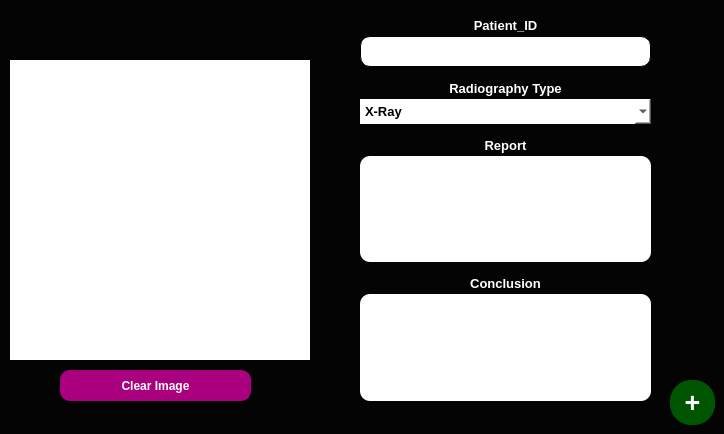
                <widget class="QWidget" name="rad_add_tab">
                 <property name="styleSheet">
                  <string notr="true">background-color:rgb(4, 4, 4);</string>
                 </property>
                 <attribute name="title">
                  <string>Add </string>
                 </attribute>
                 <widget class="QLabel" name="rad_photo_in">
                  <property name="geometry">
                   <rect>
                    <x>10</x>
                    <y>60</y>
                    <width>300</width>
                    <height>300</height>
                   </rect>
                  </property>
                  <property name="styleSheet">
                   <string notr="true">color: rgb(255, 255, 255);
background-color: rgb(255, 255, 255);
border-style:outset;
</string>
                  </property>
                  <property name="text">
                   <string/>
                  </property>
                  <property name="alignment">
                   <set>Qt::AlignCenter</set>
                  </property>
                 </widget>
                 <widget class="QPushButton" name="rad_adding_btn">
                  <property name="geometry">
                   <rect>
                    <x>670</x>
                    <y>380</y>
                    <width>45</width>
                    <height>45</height>
                   </rect>
                  </property>
                  <property name="font">
                   <font>
                    <pointsize>20</pointsize>
                    <weight>75</weight>
                    <bold>true</bold>
                   </font>
                  </property>
                  <property name="styleSheet">
                   <string notr="true">QPushButton{
color: rgb(255, 255, 255);
	background-color: rgb(0, 85, 0);
border-radius:21px;}

QPushButton::pressed{
background-color: rgb(170, 255, 255);
	color: rgb(0, 0, 0);
    border-style:inset;

}</string>
                  </property>
                  <property name="text">
                   <string>+</string>
                  </property>
                 </widget>
                 <widget class="QPushButton" name="rad_clr_image_btn">
                  <property name="geometry">
                   <rect>
                    <x>60</x>
                    <y>370</y>
                    <width>191</width>
                    <height>31</height>
                   </rect>
                  </property>
                  <property name="font">
                   <font>
                    <pointsize>9</pointsize>
                    <weight>75</weight>
                    <bold>true</bold>
                   </font>
                  </property>
                  <property name="styleSheet">
                   <string notr="true">QPushButton{
background-color: rgb(170, 0, 127);
color:white;
border-style:outset;
border-radius:10px;
}

QPushButton::pressed{
background-color: rgb(255, 255, 255);
color: rgb(170, 0, 127);
 border-style:inset;

}</string>
                  </property>
                  <property name="text">
                   <string>Clear Image</string>
                  </property>
                 </widget>
                 <widget class="QWidget" name="layoutWidget">
                  <property name="geometry">
                   <rect>
                    <x>360</x>
                    <y>10</y>
                    <width>291</width>
                    <height>391</height>
                   </rect>
                  </property>
                  <layout class="QVBoxLayout" name="verticalLayout_14">
                   <item>
                    <widget class="QLabel" name="rad_pat_lbl">
                     <property name="minimumSize">
                      <size>
                       <width>0</width>
                       <height>20</height>
                      </size>
                     </property>
                     <property name="maximumSize">
                      <size>
                       <width>16777215</width>
                       <height>10</height>
                      </size>
                     </property>
                     <property name="font">
                      <font>
                       <pointsize>10</pointsize>
                       <weight>75</weight>
                       <bold>true</bold>
                      </font>
                     </property>
                     <property name="styleSheet">
                      <string notr="true">color: rgb(255, 255, 255);</string>
                     </property>
                     <property name="text">
                      <string>Patient_ID</string>
                     </property>
                     <property name="alignment">
                      <set>Qt::AlignCenter</set>
                     </property>
                    </widget>
                   </item>
                   <item>
                    <widget class="QLineEdit" name="rad_pat_id">
                     <property name="minimumSize">
                      <size>
                       <width>211</width>
                       <height>31</height>
                      </size>
                     </property>
                     <property name="font">
                      <font>
                       <pointsize>10</pointsize>
                       <weight>75</weight>
                       <bold>true</bold>
                      </font>
                     </property>
                     <property name="styleSheet">
                      <string notr="true">background-color: rgb(255, 255, 255);
border-style:solid;
border-radius:10px;
border-width:1px;</string>
                     </property>
                     <property name="text">
                      <string/>
                     </property>
                    </widget>
                   </item>
                   <item>
                    <widget class="QLabel" name="rad_type_lbl">
                     <property name="minimumSize">
                      <size>
                       <width>0</width>
                       <height>20</height>
                      </size>
                     </property>
                     <property name="maximumSize">
                      <size>
                       <width>16777215</width>
                       <height>10</height>
                      </size>
                     </property>
                     <property name="font">
                      <font>
                       <pointsize>10</pointsize>
                       <weight>75</weight>
                       <bold>true</bold>
                      </font>
                     </property>
                     <property name="styleSheet">
                      <string notr="true">color: rgb(255, 255, 255);</string>
                     </property>
                     <property name="text">
                      <string>Radiography Type</string>
                     </property>
                     <property name="alignment">
                      <set>Qt::AlignCenter</set>
                     </property>
                    </widget>
                   </item>
                   <item>
                    <widget class="QComboBox" name="rad_type">
                     <property name="minimumSize">
                      <size>
                       <width>0</width>
                       <height>25</height>
                      </size>
                     </property>
                     <property name="maximumSize">
                      <size>
                       <width>16777215</width>
                       <height>16777215</height>
                      </size>
                     </property>
                     <property name="font">
                      <font>
                       <pointsize>10</pointsize>
                       <weight>75</weight>
                       <bold>true</bold>
                      </font>
                     </property>
                     <property name="styleSheet">
                      <string notr="true">background-color: rgb(255, 255, 255);
border-style:solid;



</string>
                     </property>
                     <property name="editable">
                      <bool>false</bool>
                     </property>
                     <item>
                      <property name="text">
                       <string>X-Ray</string>
                      </property>
                     </item>
                    </widget>
                   </item>
                   <item>
                    <widget class="QLabel" name="rad_rep_lbl">
                     <property name="minimumSize">
                      <size>
                       <width>0</width>
                       <height>20</height>
                      </size>
                     </property>
                     <property name="maximumSize">
                      <size>
                       <width>16777215</width>
                       <height>10</height>
                      </size>
                     </property>
                     <property name="font">
                      <font>
                       <pointsize>10</pointsize>
                       <weight>75</weight>
                       <bold>true</bold>
                      </font>
                     </property>
                     <property name="styleSheet">
                      <string notr="true">color: rgb(255, 255, 255);</string>
                     </property>
                     <property name="text">
                      <string>Report</string>
                     </property>
                     <property name="alignment">
                      <set>Qt::AlignCenter</set>
                     </property>
                    </widget>
                   </item>
                   <item>
                    <widget class="QTextEdit" name="rad_report">
                     <property name="font">
                      <font>
                       <pointsize>9</pointsize>
                       <weight>75</weight>
                       <italic>false</italic>
                       <bold>true</bold>
                      </font>
                     </property>
                     <property name="styleSheet">
                      <string notr="true">border:none;
background-color:white;
border-radius:10px;</string>
                     </property>
                    </widget>
                   </item>
                   <item>
                    <widget class="QLabel" name="rad_conc_lbl">
                     <property name="minimumSize">
                      <size>
                       <width>0</width>
                       <height>20</height>
                      </size>
                     </property>
                     <property name="maximumSize">
                      <size>
                       <width>16777215</width>
                       <height>10</height>
                      </size>
                     </property>
                     <property name="font">
                      <font>
                       <pointsize>10</pointsize>
                       <weight>75</weight>
                       <bold>true</bold>
                      </font>
                     </property>
                     <property name="styleSheet">
                      <string notr="true">color: rgb(255, 255, 255);</string>
                     </property>
                     <property name="text">
                      <string>Conclusion</string>
                     </property>
                     <property name="alignment">
                      <set>Qt::AlignCenter</set>
                     </property>
                    </widget>
                   </item>
                   <item>
                    <widget class="QTextEdit" name="rad_conc">
                     <property name="styleSheet">
                      <string notr="true">border:none;
background-color:white;
border-radius:10px;</string>
                     </property>
                    </widget>
                   </item>
                  </layout>
                 </widget>
                </widget>
